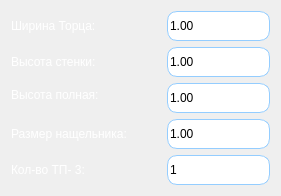
           <widget class="QWidget" name="tp_3_widget" native="true">
            <property name="minimumSize">
             <size>
              <width>281</width>
              <height>191</height>
             </size>
            </property>
            <property name="styleSheet">
             <string notr="true">color:white;</string>
            </property>
            <layout class="QFormLayout" name="formLayout_5">
             <item row="0" column="0">
              <widget class="QLabel" name="label_21">
               <property name="minimumSize">
                <size>
                 <width>120</width>
                 <height>30</height>
                </size>
               </property>
               <property name="maximumSize">
                <size>
                 <width>150</width>
                 <height>30</height>
                </size>
               </property>
               <property name="styleSheet">
                <string notr="true">font: 12pt &quot;Times New Roman&quot;;</string>
               </property>
               <property name="text">
                <string>Ширина Торца:</string>
               </property>
              </widget>
             </item>
             <item row="0" column="1">
              <widget class="QDoubleSpinBox" name="width_doubleSpinBox_4">
               <property name="minimumSize">
                <size>
                 <width>0</width>
                 <height>30</height>
                </size>
               </property>
               <property name="maximumSize">
                <size>
                 <width>16777215</width>
                 <height>30</height>
                </size>
               </property>
               <property name="styleSheet">
                <string notr="true">QDoubleSpinBox{
    background-color:white;
	border : 1px solid;
	border-color:rgb(148, 205, 255);
    border-radius: 10%;
	color:black;
	font: 14pt &quot;Times New Roman&quot;;
 }

QDoubleSpinBox:focus{
	border : 1px solid;
     border-color:rgb(137, 198, 255);
	 color:black;
 }
QDoubleSpinBox::up-button {
 	border-radius: 8%;	
	height: 15;
	width: 15;
    subcontrol-position: top right; /* position at the top right corner */

}
QDoubleSpinBox::up-button:hover {
	background:qlineargradient(spread:pad, x1:0, y1:0.483, x2:1, y2:0.460227, stop:0 rgba(122, 218, 99, 104), stop:1 rgba(118, 255, 128, 255));
    border:1px solid;
	border-radius:8%;
	border-color:rgb(10, 255, 174);
}

QDoubleSpinBox::up-arrow{
	border-image:url(:/other/dop/Navigate-up-icon.png);
	height: 12;
	width: 12;
}
QDoubleSpinBox::up-arrow:on { /* shift the arrow when popup is open */
	border: 1 px solid;
     border-width: 0;
     border-top-width: 0;
}
QDoubleSpinBox::down-button {
 	border-radius: 8%;	
	height: 15;
	width: 15;
    subcontrol-position:bottom right; /* position at the top right corner */

}
QDoubleSpinBox::down-button:hover {
	background:qlineargradient(spread:pad, x1:0, y1:0.483, x2:1, y2:0.460227, stop:0 rgba(122, 218, 99, 104), stop:1 rgba(118, 255, 128, 255));
    border:1px solid;
	border-radius:8%;
	border-color:rgb(10, 255, 174);
}
QDoubleSpinBox::down-arrow {
	border-image:url(:/other/dop/Navigate-down-icon.png);
	height: 12;
	width: 12;
     border-width: 0;
     border-top-width: 0;
}

QDoubleSpinBox::down-arrow:on { /* shift the arrow when popup is open */
	border: 0;
     border-width: 0;
     border-top-width: 0;
}</string>
               </property>
               <property name="maximum">
                <double>100000.000000000000000</double>
               </property>
               <property name="value">
                <double>1.000000000000000</double>
               </property>
              </widget>
             </item>
             <item row="1" column="1">
              <widget class="QDoubleSpinBox" name="wall_haight_doubleSpinBox_2">
               <property name="minimumSize">
                <size>
                 <width>0</width>
                 <height>30</height>
                </size>
               </property>
               <property name="maximumSize">
                <size>
                 <width>16777215</width>
                 <height>30</height>
                </size>
               </property>
               <property name="styleSheet">
                <string notr="true">QDoubleSpinBox{
    background-color:white;
	border : 1px solid;
	border-color:rgb(148, 205, 255);
    border-radius: 10%;
	color:black;
	font: 14pt &quot;Times New Roman&quot;;
 }

QDoubleSpinBox:focus{
	border : 1px solid;
     border-color:rgb(137, 198, 255);
	 color:black;
 }
QDoubleSpinBox::up-button {
 	border-radius: 8%;	
	height: 15;
	width: 15;
    subcontrol-position: top right; /* position at the top right corner */

}
QDoubleSpinBox::up-button:hover {
	background:qlineargradient(spread:pad, x1:0, y1:0.483, x2:1, y2:0.460227, stop:0 rgba(122, 218, 99, 104), stop:1 rgba(118, 255, 128, 255));
    border:1px solid;
	border-radius:8%;
	border-color:rgb(10, 255, 174);
}

QDoubleSpinBox::up-arrow{
	border-image:url(:/other/dop/Navigate-up-icon.png);
	height: 12;
	width: 12;
}
QDoubleSpinBox::up-arrow:on { /* shift the arrow when popup is open */
	border: 1 px solid;
     border-width: 0;
     border-top-width: 0;
}
QDoubleSpinBox::down-button {
 	border-radius: 8%;	
	height: 15;
	width: 15;
    subcontrol-position:bottom right; /* position at the top right corner */

}
QDoubleSpinBox::down-button:hover {
	background:qlineargradient(spread:pad, x1:0, y1:0.483, x2:1, y2:0.460227, stop:0 rgba(122, 218, 99, 104), stop:1 rgba(118, 255, 128, 255));
    border:1px solid;
	border-radius:8%;
	border-color:rgb(10, 255, 174);
}
QDoubleSpinBox::down-arrow {
	border-image:url(:/other/dop/Navigate-down-icon.png);
	height: 12;
	width: 12;
     border-width: 0;
     border-top-width: 0;
}

QDoubleSpinBox::down-arrow:on { /* shift the arrow when popup is open */
	border: 0;
     border-width: 0;
     border-top-width: 0;
}</string>
               </property>
               <property name="maximum">
                <double>100000.000000000000000</double>
               </property>
               <property name="value">
                <double>1.000000000000000</double>
               </property>
              </widget>
             </item>
             <item row="1" column="0">
              <widget class="QLabel" name="label_20">
               <property name="minimumSize">
                <size>
                 <width>120</width>
                 <height>30</height>
                </size>
               </property>
               <property name="maximumSize">
                <size>
                 <width>150</width>
                 <height>30</height>
                </size>
               </property>
               <property name="styleSheet">
                <string notr="true">font: 12pt &quot;Times New Roman&quot;;</string>
               </property>
               <property name="text">
                <string>Высота стенки:</string>
               </property>
              </widget>
             </item>
             <item row="2" column="1">
              <widget class="QDoubleSpinBox" name="full_height_doubleSpinBox_3">
               <property name="minimumSize">
                <size>
                 <width>0</width>
                 <height>30</height>
                </size>
               </property>
               <property name="maximumSize">
                <size>
                 <width>16777215</width>
                 <height>30</height>
                </size>
               </property>
               <property name="toolTip">
                <string>Конек</string>
               </property>
               <property name="styleSheet">
                <string notr="true">QDoubleSpinBox{
    background-color:white;
	border : 1px solid;
	border-color:rgb(148, 205, 255);
    border-radius: 10%;
	color:black;
	font: 14pt &quot;Times New Roman&quot;;
 }

QDoubleSpinBox:focus{
	border : 1px solid;
     border-color:rgb(137, 198, 255);
	 color:black;
 }
QDoubleSpinBox::up-button {
 	border-radius: 8%;	
	height: 15;
	width: 15;
    subcontrol-position: top right; /* position at the top right corner */

}
QDoubleSpinBox::up-button:hover {
	background:qlineargradient(spread:pad, x1:0, y1:0.483, x2:1, y2:0.460227, stop:0 rgba(122, 218, 99, 104), stop:1 rgba(118, 255, 128, 255));
    border:1px solid;
	border-radius:8%;
	border-color:rgb(10, 255, 174);
}

QDoubleSpinBox::up-arrow{
	border-image:url(:/other/dop/Navigate-up-icon.png);
	height: 12;
	width: 12;
}
QDoubleSpinBox::up-arrow:on { /* shift the arrow when popup is open */
	border: 1 px solid;
     border-width: 0;
     border-top-width: 0;
}
QDoubleSpinBox::down-button {
 	border-radius: 8%;	
	height: 15;
	width: 15;
    subcontrol-position:bottom right; /* position at the top right corner */

}
QDoubleSpinBox::down-button:hover {
	background:qlineargradient(spread:pad, x1:0, y1:0.483, x2:1, y2:0.460227, stop:0 rgba(122, 218, 99, 104), stop:1 rgba(118, 255, 128, 255));
    border:1px solid;
	border-radius:8%;
	border-color:rgb(10, 255, 174);
}
QDoubleSpinBox::down-arrow {
	border-image:url(:/other/dop/Navigate-down-icon.png);
	height: 12;
	width: 12;
     border-width: 0;
     border-top-width: 0;
}

QDoubleSpinBox::down-arrow:on { /* shift the arrow when popup is open */
	border: 0;
     border-width: 0;
     border-top-width: 0;
}</string>
               </property>
               <property name="maximum">
                <double>100000.000000000000000</double>
               </property>
               <property name="value">
                <double>1.000000000000000</double>
               </property>
              </widget>
             </item>
             <item row="2" column="0">
              <widget class="QLabel" name="label_22">
               <property name="minimumSize">
                <size>
                 <width>120</width>
                 <height>3</height>
                </size>
               </property>
               <property name="maximumSize">
                <size>
                 <width>150</width>
                 <height>30</height>
                </size>
               </property>
               <property name="styleSheet">
                <string notr="true">font: 12pt &quot;Times New Roman&quot;;</string>
               </property>
               <property name="text">
                <string>Высота полная:</string>
               </property>
              </widget>
             </item>
             <item row="3" column="1">
              <widget class="QDoubleSpinBox" name="batten_2g_height_doubleSpinBox_3">
               <property name="minimumSize">
                <size>
                 <width>0</width>
                 <height>30</height>
                </size>
               </property>
               <property name="maximumSize">
                <size>
                 <width>16777215</width>
                 <height>30</height>
                </size>
               </property>
               <property name="toolTip">
                <string>Ширина нижнего нащельника</string>
               </property>
               <property name="styleSheet">
                <string notr="true">QDoubleSpinBox{
    background-color:white;
	border : 1px solid;
	border-color:rgb(148, 205, 255);
    border-radius: 10%;
	color:black;
	font: 14pt &quot;Times New Roman&quot;;
 }

QDoubleSpinBox:focus{
	border : 1px solid;
     border-color:rgb(137, 198, 255);
	 color:black;
 }
QDoubleSpinBox::up-button {
 	border-radius: 8%;	
	height: 15;
	width: 15;
    subcontrol-position: top right; /* position at the top right corner */

}
QDoubleSpinBox::up-button:hover {
	background:qlineargradient(spread:pad, x1:0, y1:0.483, x2:1, y2:0.460227, stop:0 rgba(122, 218, 99, 104), stop:1 rgba(118, 255, 128, 255));
    border:1px solid;
	border-radius:8%;
	border-color:rgb(10, 255, 174);
}

QDoubleSpinBox::up-arrow{
	border-image:url(:/other/dop/Navigate-up-icon.png);
	height: 12;
	width: 12;
}
QDoubleSpinBox::up-arrow:on { /* shift the arrow when popup is open */
	border: 1 px solid;
     border-width: 0;
     border-top-width: 0;
}
QDoubleSpinBox::down-button {
 	border-radius: 8%;	
	height: 15;
	width: 15;
    subcontrol-position:bottom right; /* position at the top right corner */

}
QDoubleSpinBox::down-button:hover {
	background:qlineargradient(spread:pad, x1:0, y1:0.483, x2:1, y2:0.460227, stop:0 rgba(122, 218, 99, 104), stop:1 rgba(118, 255, 128, 255));
    border:1px solid;
	border-radius:8%;
	border-color:rgb(10, 255, 174);
}
QDoubleSpinBox::down-arrow {
	border-image:url(:/other/dop/Navigate-down-icon.png);
	height: 12;
	width: 12;
     border-width: 0;
     border-top-width: 0;
}

QDoubleSpinBox::down-arrow:on { /* shift the arrow when popup is open */
	border: 0;
     border-width: 0;
     border-top-width: 0;
}</string>
               </property>
               <property name="maximum">
                <double>100000.000000000000000</double>
               </property>
               <property name="value">
                <double>1.000000000000000</double>
               </property>
              </widget>
             </item>
             <item row="3" column="0">
              <widget class="QLabel" name="label_23">
               <property name="minimumSize">
                <size>
                 <width>150</width>
                 <height>30</height>
                </size>
               </property>
               <property name="maximumSize">
                <size>
                 <width>150</width>
                 <height>30</height>
                </size>
               </property>
               <property name="styleSheet">
                <string notr="true">font: 12pt &quot;Times New Roman&quot;;</string>
               </property>
               <property name="text">
                <string>Размер нащельника:</string>
               </property>
              </widget>
             </item>
             <item row="4" column="0">
              <widget class="QLabel" name="label_12">
               <property name="minimumSize">
                <size>
                 <width>150</width>
                 <height>30</height>
                </size>
               </property>
               <property name="maximumSize">
                <size>
                 <width>150</width>
                 <height>30</height>
                </size>
               </property>
               <property name="styleSheet">
                <string notr="true">font: 14pt &quot;Times New Roman&quot;;</string>
               </property>
               <property name="text">
                <string>Кол-во ТП- 3:</string>
               </property>
              </widget>
             </item>
             <item row="4" column="1">
              <widget class="QSpinBox" name="quantity_spinBox_tp_3">
               <property name="minimumSize">
                <size>
                 <width>0</width>
                 <height>30</height>
                </size>
               </property>
               <property name="maximumSize">
                <size>
                 <width>16777215</width>
                 <height>30</height>
                </size>
               </property>
               <property name="styleSheet">
                <string notr="true">QSpinBox{
    background-color:white;
	border : 1px solid;
	border-color:rgb(148, 205, 255);
    border-radius: 10%;
	color:black;
	font: 14pt &quot;Times New Roman&quot;;
 }

QSpinBox:focus{
	border : 1px solid;
     border-color:rgb(137, 198, 255);
	 color:black;
 }
QSpinBox::up-button {
 	border-radius: 8%;	
	height: 15;
	width: 15;
    subcontrol-position: top right; /* position at the top right corner */

}
QSpinBox::up-button:hover {
	background:qlineargradient(spread:pad, x1:0, y1:0.483, x2:1, y2:0.460227, stop:0 rgba(122, 218, 99, 104), stop:1 rgba(118, 255, 128, 255));
    border:1px solid;
	border-radius:8%;
	border-color:rgb(10, 255, 174);
}

QSpinBox::up-arrow{
	border-image:url(:/other/dop/Navigate-up-icon.png);
	height: 12;
	width: 12;
}
QSpinBox::up-arrow:on { /* shift the arrow when popup is open */
	border: 1 px solid;
     border-width: 0;
     border-top-width: 0;
}
QSpinBox::down-button {
 	border-radius: 8%;	
	height: 15;
	width: 15;
    subcontrol-position:bottom right; /* position at the top right corner */

}
QSpinBox::down-button:hover {
	background:qlineargradient(spread:pad, x1:0, y1:0.483, x2:1, y2:0.460227, stop:0 rgba(122, 218, 99, 104), stop:1 rgba(118, 255, 128, 255));
    border:1px solid;
	border-radius:8%;
	border-color:rgb(10, 255, 174);
}
QSpinBox::down-arrow {
	border-image:url(:/other/dop/Navigate-down-icon.png);
	height: 12;
	width: 12;
     border-width: 0;
     border-top-width: 0;
}

QSpinBox::down-arrow:on { /* shift the arrow when popup is open */
	border: 0;
     border-width: 0;
     border-top-width: 0;
}</string>
               </property>
               <property name="minimum">
                <number>1</number>
               </property>
              </widget>
             </item>
            </layout>
           </widget>
